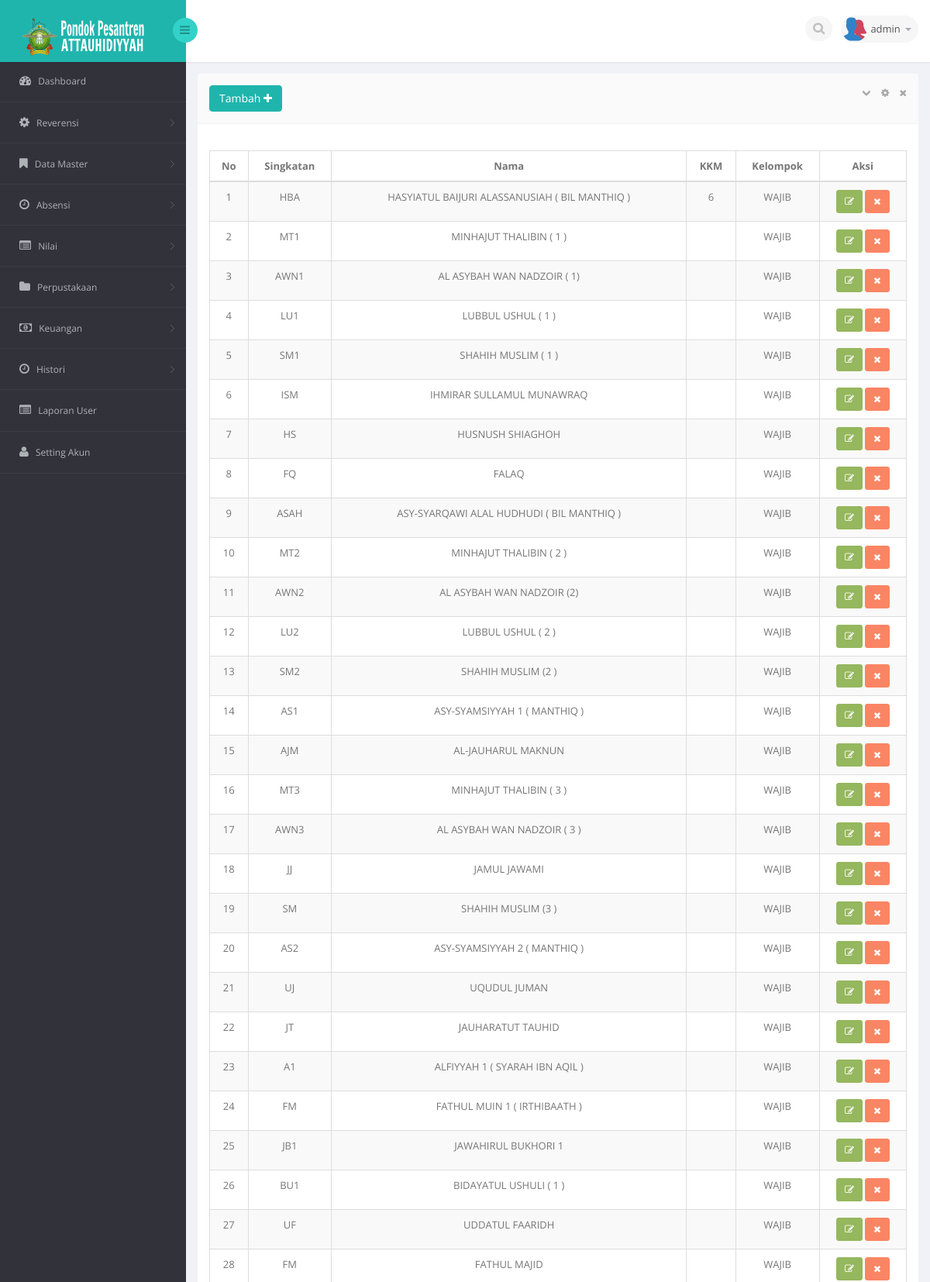
/med.php?mod=pelajaran (signed in, upper part), run on the app's committed database.
### tables this page shows
CREATE TABLE IF NOT EXISTS `user` (
`id` int(11) NOT NULL,
  `id_user` varchar(50) NOT NULL,
  `id_sekolah` int(11) NOT NULL,
  `nama` varchar(45) NOT NULL,
  `username` varchar(20) NOT NULL,
  `password` varchar(50) NOT NULL,
  `level` varchar(20) NOT NULL,
  `last_login` datetime NOT NULL,
  `akses_master` text NOT NULL
);

CREATE TABLE IF NOT EXISTS `pelajaran` (
`id` int(10) unsigned NOT NULL,
  `kode` varchar(20) NOT NULL,
  `nama` varchar(50) NOT NULL,
  `sifat` varchar(20) NOT NULL,
  `KKM` varchar(20) NOT NULL
);

CREATE TABLE IF NOT EXISTS `aspekkelompok` (
`id` int(10) unsigned NOT NULL,
  `kode` varchar(50) NOT NULL,
  `keterangan` varchar(255) DEFAULT NULL,
  `posisi` varchar(10) NOT NULL
);

### session.php (called while the page is built, shortened)
<?php
	include"lib/conn.php";
	$level_check = $_SESSION['level'];
	$user_check = $_SESSION['login_user'];
	if ($level_check=='siswa') {
			$ses_sql=mysqli_query($conn,"select panggilan from siswa where nis = '$user_check'");
		$row = mysqli_fetch_assoc($ses_sql);
		$login_session = $row['panggilan'];
		if(!isset($login_session)){
			mysqli_close($conn);
			header('location: login.php');
		}
	}else{
		$ses_sql=mysqli_query($conn,"select *from user where username = '$user_check'");
		$row = mysqli_fetch_assoc($ses_sql);
		$login_session = $row['username'];
	}
?>

### mod/data_master/guru/pelajaran.php (the view, shortened to what this page needs)
<?php
	if(isset($_SESSION['pelajaran']) AND $_SESSION['pelajaran'] <> 'TRUE')
	{
		?>
		  <div class="alert alert-danger alert-dismissible" id="succsess-alert">
	        <button type="button" class="close" data-dismiss="alert" aria-hidden="true">&times;</button>
	        <h4><i class="icon fa fa-ban"></i> Alert!</h4>
	        Dilarang mengakses file ini.
	      </div>
		<?php
	}
	else{
	$linkaksi = 'med.php?mod=pelajaran';
	if(isset($_GET['act']))
	{
		$act = $_GET['act'];
		$linkaksi .= '&act='.$act;
	}
	else
	{
		$act = '';
	}
	$aksi = 'mod/data_master/guru/act_pelajaran.php';
	?>
	<?php
	switch ($act) {
			?>
			<?php
		default :
			?>
		        <div class="row">
		            <div class="clearfix">
		            <div class="col-sm-12">
		                <section class="panel">
		                    <header class="panel-heading">
		                        <?php if($_SESSION['level']=='admin'){?>
		                        	<a href="med.php?mod=pelajaran&act=form">
									<button class="btn btn-primary">
										Tambah <i class="fa fa-plus"></i>
									</button>
									</a>
								<?php }?>
		                        <span class="tools pull-right">
		                            <a href="javascript:;" class="fa fa-chevron-down"></a>
		                            <a href="javascript:;" class="fa fa-cog"></a>
		                            <a href="javascript:;" class="fa fa-times"></a>
		                         </span>
		                    </header>
		                    <div class="panel-body">
		                        <div class="adv-table editable-table table-responsive">
		                            <div class="clearfix">
		                            </div>
		                            <table class="table table-striped table-hover table-bordered" id="example">
		                                <thead>
		                                <tr>
											<th class="text-center">No</th>
		                                    <th class="text-center">Singkatan</th>
											<th class="text-center">Nama</th>
											<th class="text-center">KKM</th>
											<th class="text-center">Kelompok</th>
											<?php if($_SESSION['level']=='admin' ){?>
		                                    <th class="text-center">Aksi</th>
											<?php }?>
										</tr>
		                                </thead>
		                                <tbody>
		                                <?php
											$query = "SELECT a.`id`, a.`kode`, a.`nama`, a.`kkm`, a.`sifat`, b.`kode` as kelompok, b.`keterangan`
														FROM `pelajaran` as a
														JOIN `aspekkelompok` as b ON a.`sifat` = b.`id`";
											$sql_kul = mysqli_query($conn,$query);
											$i=1;
											while ($m = mysqli_fetch_assoc($sql_kul)) {
										?>
		                                <tr class="">
		                                    <td align="center"><?php echo $i ?></td>
		                                    <td align="center"><?php echo $m['kode']?></td>
		                                    <td align="center"><?php echo $m['nama']?></td>
		                                    <td align="center"><?php echo $m['kkm']?></td>
		                                    <td align="center"><?php echo $m['keterangan']?></td>
											<td align="center">
		                                    <?php if($_SESSION['level']=='admin' ){?>
		                                        <a href="med.php?mod=pelajaran&act=form&id=<?php echo $m['id'] ?>" ><button class="btn btn-success btn-sm"><i class="fa fa-edit"></i></button> </a>
												<a href="<?php echo $aksi ?>?mod=pelajaran&act=hapus&id=<?php echo $m['id'] ?>" onclick="return myFunction();"><button class="btn btn-danger btn-sm"><i class="fa fa-times"></i></button> </a>
											</td>
											 <?php }?>
		                                </tr>
		                                <?php
		 									 $i++;
		 								 }
		 								?>
		                                </tbody>
		                            </table>
		                        </div>
		                    </div>
		                </section>
		            </div>
		        </div>
			<?php
		break;
	}
	}
?>

### med.php (shortened to what this page needs)
<?php
    include"session.php";
?>
<!DOCTYPE html>
<html lang="en">
<head>
    <link href="bs3/css/bootstrap.min.css" rel="stylesheet">
    <link href="css/bootstrap-reset.css" rel="stylesheet">
    <link href="font-awesome/css/font-awesome.css" rel="stylesheet" />
    <link rel="stylesheet" href="css/bootstrap-switch.css" />
    <link rel="stylesheet" type="text/css" href="js/bootstrap-fileupload/bootstrap-fileupload.css" />
    <link rel="stylesheet" type="text/css" href="js/bootstrap-wysihtml5/bootstrap-wysihtml5.css" />
    <link rel="stylesheet" type="text/css" href="js/bootstrap-datepicker/css/datepicker.css" />
    <link rel="stylesheet" type="text/css" href="js/bootstrap-colorpicker/css/colorpicker.css" />
    <link rel="stylesheet" type="text/css" href="js/bootstrap-daterangepicker/daterangepicker-bs3.css" />
    <link rel="stylesheet" type="text/css" href="js/bootstrap-datetimepicker/css/datetimepicker.css" />
    <link rel="stylesheet" type="text/css" href="js/jquery-multi-select/css/multi-select.css" />
    <link rel="stylesheet" type="text/css" href="js/jquery-tags-input/jquery.tagsinput.css" />
    <link rel="stylesheet" type="text/css" href="js/select2/select2.css" />
    <link href="js/jvector-map/jquery-jvectormap-1.2.2.css" rel="stylesheet">
    <link href="css/clndr.css" rel="stylesheet">
    <link href="js/css3clock/css/style.css" rel="stylesheet">
    <link rel="stylesheet" href="js/morris-chart/morris.css">
    <link href="js/advanced-datatable/css/demo_page.css" rel="stylesheet" />
    <link href="js/advanced-datatable/css/demo_table.css" rel="stylesheet" />
    <link rel="stylesheet" href="css/datatables/fixedHeader.bootstrap.min.css">
    <link rel="stylesheet" href="css/datatables/responsive.bootstrap.min.css">
    <link rel="stylesheet" href="css/datatables/buttons.dataTables.min.css">
    <link rel="stylesheet" href="css/jquery.steps.css?1">
    <link href="css/style.css" rel="stylesheet">
    <link href="css/style-responsive.css" rel="stylesheet" />
</head>
<body>
<section id="container" >
<header class="header fixed-top clearfix">
<div class="brand">
    <a href="med.php?mod=home" class="logo">
        <img class="img-responsive" src="images/logo.png" alt="">
    </a>
    <div class="sidebar-toggle-box">
        <div class="fa fa-bars"></div>
    </div>
</div>
<div class="top-nav clearfix">
    <ul class="nav pull-right top-menu">
        <li>
            <input type="text" class="form-control search" placeholder=" Search">
        </li>
        <li class="dropdown">
            <a data-toggle="dropdown" class="dropdown-toggle" href="#">
                <img alt="" src="images/users.png">
                <span class="username"><?php echo $login_session ?></span>
                <b class="caret"></b>
            </a>
        </li>
    </ul>
</div>
</header>
<aside class="position-fixed">
    <div id="sidebar" class="nav-collapse">
                    <div class="leftside-navigation">
            <ul class="sidebar-menu" id="nav-accordion">
                <li>
                    <a href="index.php">
                        <i class="fa fa-dashboard"></i>
                        <span>Dashboard</span>
                    </a>
                </li>
                <?php
                if ($_SESSION['level']=='perpustakaan') {
                ?>
                <li class="sub-menu">
                    <a href="javascript:;">
                        <i class="fa fa-folder"></i>
                        <span>Perpustakaan</span>
                    </a>
                    <ul class="sub">
                        <li><a href="med.php?mod=kategori_buku">Kategori Buku</a></li>
                        <li><a href="med.php?mod=sumber_buku">Sumber Buku</a></li>
                        <li><a href="med.php?mod=rak_buku">Rak Buku</a></li>
                        <li><a href="med.php?mod=buku">Buku</a></li>
                        <li><a href="med.php?mod=peminjaman">Data Peminjaman</a></li>
                        <li><a href="med.php?mod=pengembalian">Data Pengembalian</a></li>
                        <li><a href="med.php?mod=kas">Kas</a></li>
                    </ul>
                </li>
                <?php
                }elseif($_SESSION['level']=='admin' OR $_SESSION['level']=='superadmin'){
                ?>
                <li class="sub-menu">
                    <a href="javascript:;">
                        <i class="fa fa-cog"></i>
                        <span>Reverensi</span>
                    </a>
                </li>
                <li class="sub-menu">
                    <a href="javascript:;">
                        <i class="fa fa-bookmark"></i>
                        <span>Data Master</span>
                    </a>
                </li>
                <li class="sub-menu">
                    <a href="javascript:;">
                        <i class="fa fa-clock-o"></i>
                        <span>Absensi</span>
                    </a>
                </li>
                <li class="sub-menu">
                    <a href="javascript:;">
                        <i class="fa fa-list-alt"></i>
                        <span>Nilai</span>
                    </a>
                </li>
                <li class="sub-menu">
                    <a href="javascript:;">
                        <i class="fa fa-folder"></i>
                        <span>Perpustakaan</span>
                    </a>
                </li>
                <li class="sub-menu">
                    <a href="javascript:;">
                        <i class="fa fa-money"></i>
                        <span>Keuangan</span>
                    </a>
                </li>
                <li class="sub-menu">
                    <a href="javascript:;">
                        <i class="fa fa-clock-o"></i>
                        <span>Histori</span>
                    </a>
                </li>
                <li>
                    <a href="med.php?mod=laporan_user">
                        <i class="fa fa-list-alt"></i>
                        <span>Laporan User</span>
                    </a>
                </li>
                <li>
                    <a href="med.php?mod=userakun&act=admin">
                    <i class="fa fa-user"></i>
                        <span>Setting Akun</span>
                    </a>
                </li>
                <?php
                }
                ?>
            </ul>
        </div>
    </div>
</aside>
<section id="main-content">
    <section class="wrapper">
         <?php include"content.php"; ?>
    </section>
</section>
</section>
</body>
</html>

### data on the page
user: username "admin"
pelajaran: kode "HBA", nama "HASYIATUL BAIJURI ALASSANUSIAH ( BIL MANTHIQ )", KKM "6", aspekkelompok.keterangan "WAJIB"
pelajaran: kode "MT1", nama "MINHAJUT THALIBIN ( 1 )", aspekkelompok.keterangan "WAJIB"
pelajaran: kode "AWN1", nama "AL ASYBAH WAN NADZOIR ( 1)", aspekkelompok.keterangan "WAJIB"
pelajaran: kode "LU1", nama "LUBBUL USHUL ( 1 )", aspekkelompok.keterangan "WAJIB"
pelajaran: kode "SM1", nama "SHAHIH MUSLIM ( 1 )", aspekkelompok.keterangan "WAJIB"
pelajaran: kode "ISM", nama "IHMIRAR SULLAMUL MUNAWRAQ", aspekkelompok.keterangan "WAJIB"
pelajaran: kode "HS", nama "HUSNUSH SHIAGHOH", aspekkelompok.keterangan "WAJIB"
pelajaran: kode "FQ", nama "FALAQ", aspekkelompok.keterangan "WAJIB"
pelajaran: kode "ASAH", nama "ASY-SYARQAWI ALAL HUDHUDI ( BIL MANTHIQ )", aspekkelompok.keterangan "WAJIB"
pelajaran: kode "MT2", nama "MINHAJUT THALIBIN ( 2 )", aspekkelompok.keterangan "WAJIB"
pelajaran: kode "AWN2", nama "AL ASYBAH WAN NADZOIR (2)", aspekkelompok.keterangan "WAJIB"
pelajaran: kode "LU2", nama "LUBBUL USHUL ( 2 )", aspekkelompok.keterangan "WAJIB"
pelajaran: kode "SM2", nama "SHAHIH MUSLIM (2 )", aspekkelompok.keterangan "WAJIB"
pelajaran: kode "AS1", nama "ASY-SYAMSIYYAH 1 ( MANTHIQ )", aspekkelompok.keterangan "WAJIB"
pelajaran: kode "AJM", nama "AL-JAUHARUL MAKNUN", aspekkelompok.keterangan "WAJIB"
pelajaran: kode "MT3", nama "MINHAJUT THALIBIN ( 3 )", aspekkelompok.keterangan "WAJIB"
pelajaran: kode "AWN3", nama "AL ASYBAH WAN NADZOIR ( 3 )", aspekkelompok.keterangan "WAJIB"
pelajaran: kode "JJ", nama "JAMUL JAWAMI", aspekkelompok.keterangan "WAJIB"
pelajaran: kode "SM", nama "SHAHIH MUSLIM (3 )", aspekkelompok.keterangan "WAJIB"
pelajaran: kode "AS2", nama "ASY-SYAMSIYYAH 2 ( MANTHIQ )", aspekkelompok.keterangan "WAJIB"
pelajaran: kode "UJ", nama "UQUDUL JUMAN", aspekkelompok.keterangan "WAJIB"
pelajaran: kode "JT", nama "JAUHARATUT TAUHID", aspekkelompok.keterangan "WAJIB"
pelajaran: kode "A1", nama "ALFIYYAH 1 ( SYARAH IBN AQIL )", aspekkelompok.keterangan "WAJIB"
pelajaran: kode "FM", nama "FATHUL MUIN 1 ( IRTHIBAATH )", aspekkelompok.keterangan "WAJIB"
pelajaran: kode "JB1", nama "JAWAHIRUL BUKHORI 1", aspekkelompok.keterangan "WAJIB"
pelajaran: kode "BU1", nama "BIDAYATUL USHULI ( 1 )", aspekkelompok.keterangan "WAJIB"
pelajaran: kode "UF", nama "UDDATUL FAARIDH", aspekkelompok.keterangan "WAJIB"
pelajaran: kode "FM", nama "FATHUL MAJID", aspekkelompok.keterangan "WAJIB"
